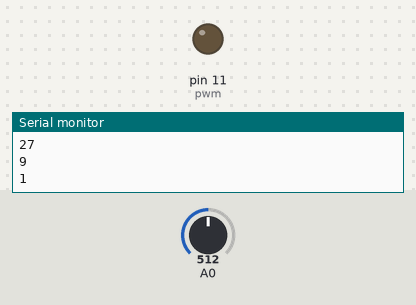
Bench run of a sketch on a simulated Arduino Uno, built with avr-gcc and run on an emulated ATmega328P. On the bench: output pins drawn as LEDs (lit = HIGH), the last lines printed to the serial monitor. Inputs (shaded band) come from the test bench; at power-on: A0 = 512.

Above: at 1.2 s.
1.3 s: A0 set to 306
At 1.65 s:
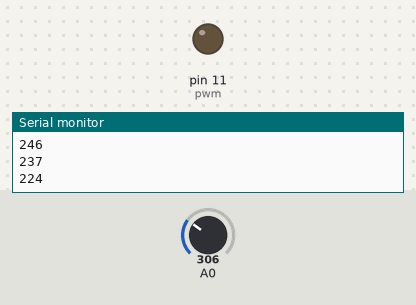
4.3 s: A0 set to 170
At 4.66 s:
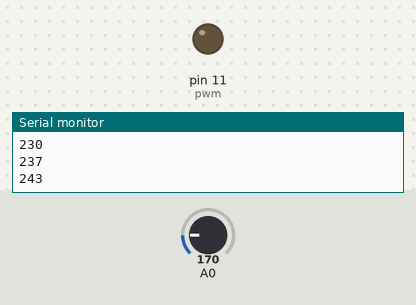
Timing chart, 0 to 13.3 s (numbered marks = the images above; inputs shaded):
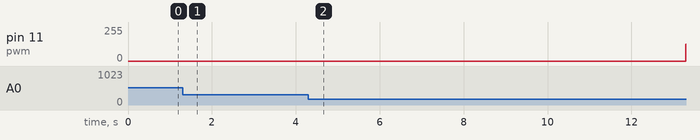

The sketch:

Onda_Variavel.ino
```cpp
#define pwm 11

float sine;
int sine_i;

void setup()
{
  pinMode(pwm, OUTPUT);
  Serial.begin(9600);
}

void loop()
{
  for(int i=-180;i<180;i+=1)
  {
    sine = sin(i*(3.1415/180.0)*(map(analogRead(A0),0,1023,1,32)));
    sine_i = 127+int(sine*255.0/2.0);

    analogWrite(pwm, sine_i);
    Serial.println(sine_i);
    delay(5);
  }
}
```

ChoseButton.ino
```cpp

```

Seno_Comp.ino
```cpp

```

Measured:
- after the input at 1.3 s, pin 11 (pwm): stays 0/255 (without the input it goes to 46/255 after 3.0 s)
- after the input at 4.3 s, pin 11 (pwm): stays 0/255 (without the input it goes to 224/255 after 6.6 s)
